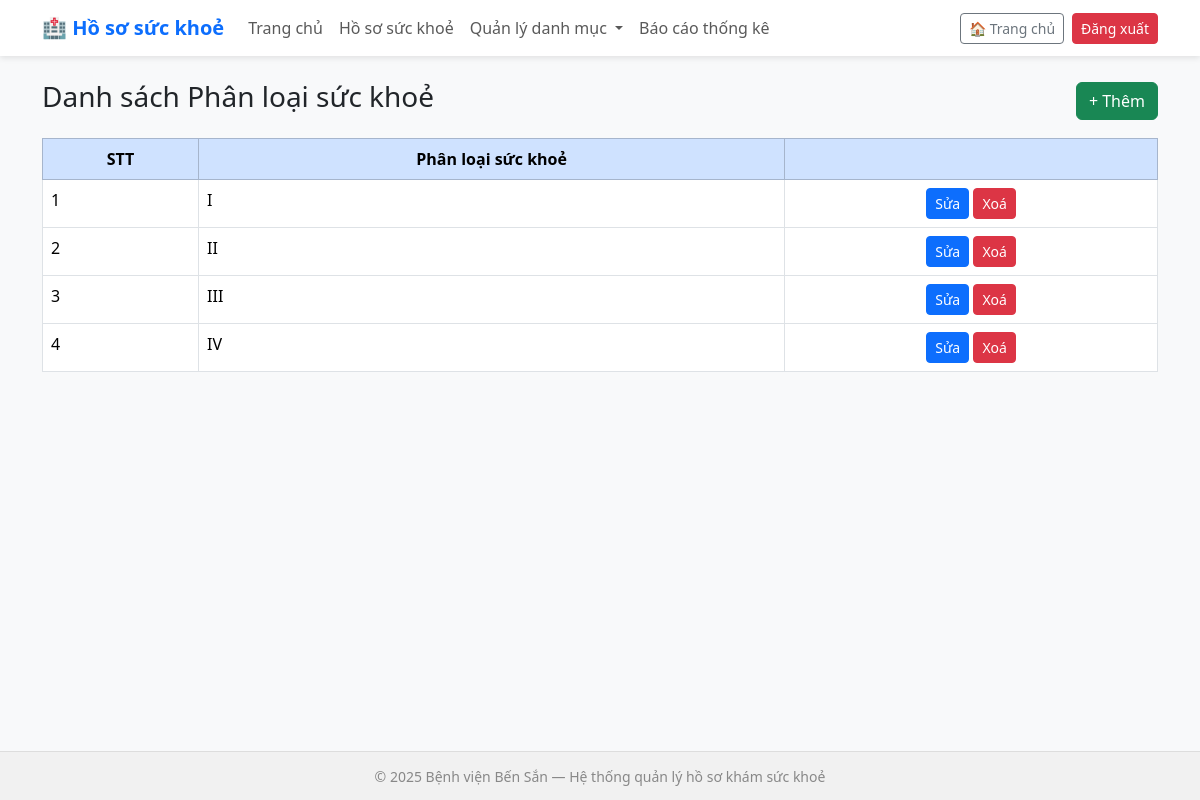
Before: /healthclasses/ with the older database file.
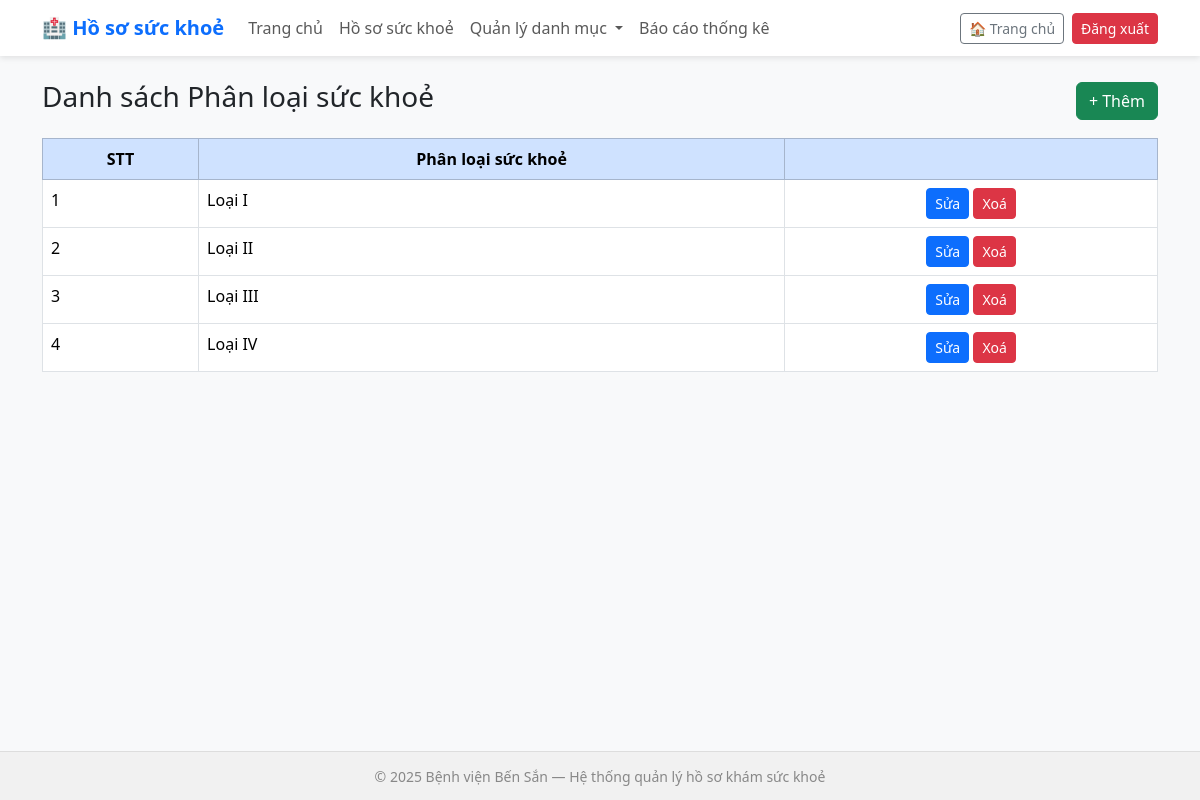
After: the same page with the newer database file.
### health_records/models.py (models this page shows, shortened)
class HealthClassification(models.Model):
    code = models.CharField(max_length=10, unique=True, verbose_name="Mã loại")  # ví dụ: I, II, III, IV
    name = models.CharField(max_length=50, unique=True, verbose_name="Phân loại")
    description = models.TextField(blank=True, null=True, verbose_name="Ghi chú")
    class Meta:
        verbose_name = "Phân loại sức khoẻ"
        verbose_name_plural = "Phân loại sức khoẻ"

### health_records/views.py (the view)
# urls.py: path('healthclasses/', views.healthclass_list, name='healthclass_list'),
def healthclass_list(request):
    classes = HealthClassification.objects.all()
    return render(request, 'health_records/healthclass_list.html', {'classes': classes})

### health_records/templates/health_records/healthclass_list.html
{% extends 'health_records/base.html' %}
{% block content %}
<div class="d-flex justify-content-between align-items-center mb-3">
  <h3>Danh sách Phân loại sức khoẻ</h3>
  <a href="{% url 'healthclass_add' %}" class="btn btn-success">+ Thêm</a>
</div>
<table class="table table-bordered">
  <thead class="table-primary text-center">
    <tr><th>STT</th><th>Phân loại sức khoẻ</th><th></th></tr>
  </thead>
  <tbody>
    {% for c in classes %}
    <tr>
      <td>{{ forloop.counter }}</td>
      <td>{{ c.name }}</td>
      <td class="text-center">
        <a href="{% url 'healthclass_edit' c.id %}" class="btn btn-sm btn-primary">Sửa</a>
        <a href="{% url 'healthclass_delete' c.id %}" class="btn btn-sm btn-danger">Xoá</a>
      </td>
    </tr>
    {% empty %}
    <tr><td colspan="3" class="text-center text-muted">Chưa có dữ liệu</td></tr>
    {% endfor %}
  </tbody>
</table>
{% endblock %}

Changed rows visible on the page:
changed HealthClassification: name "I" → "Loại I"
changed HealthClassification: name "II" → "Loại II"
changed HealthClassification: name "III" → "Loại III"
changed HealthClassification: name "IV" → "Loại IV"
